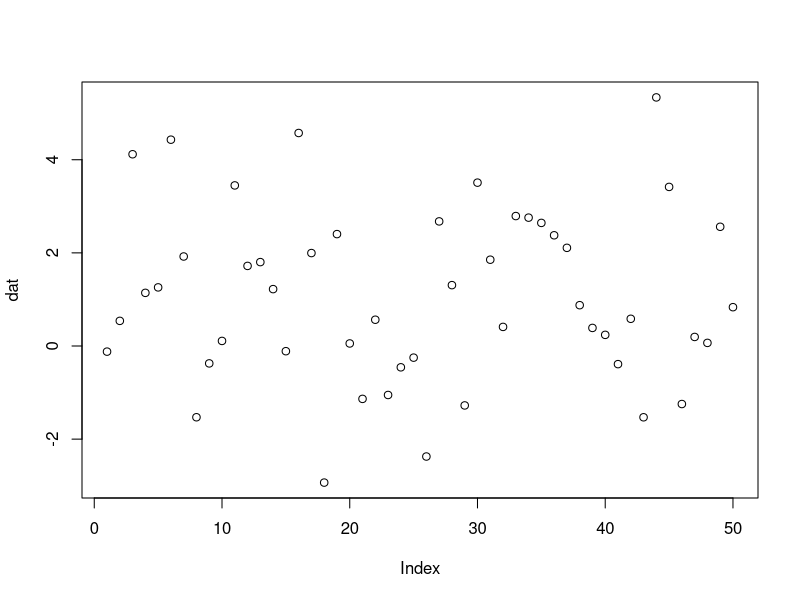
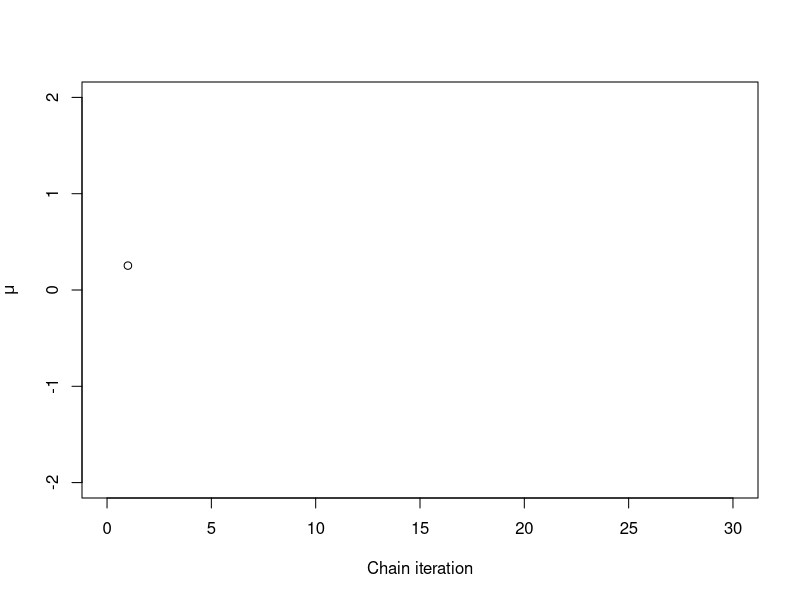
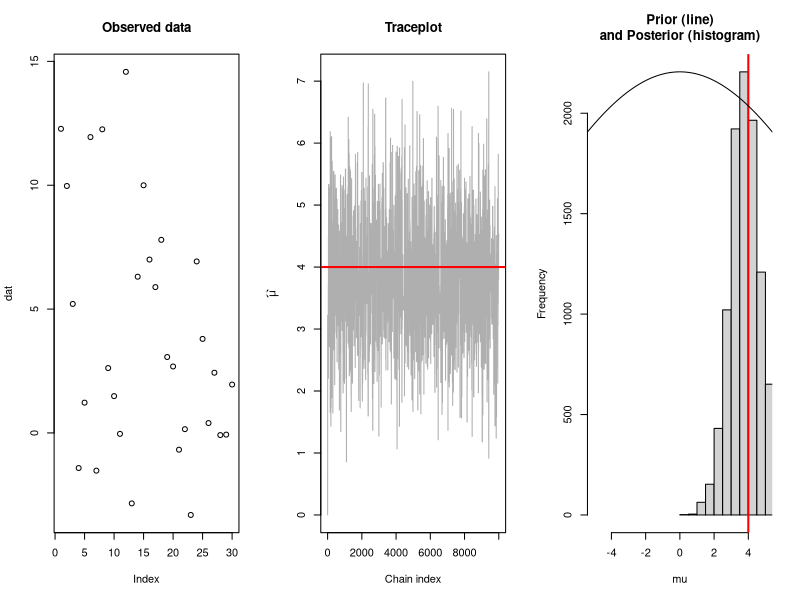

Here is the R script that generated these plots, in order:
## ---- chunk 1
knitr::opts_chunk$set(
  collapse = TRUE,
  comment = "#>",
  fig.width = 6,
  fig.asp = 0.618,
  fig.align = "center"
)
## ---- chunk 2
set.seed(123)
mu <- 1
sigma <- 2
dat <- rnorm(50, mean = mu, sd = sigma) # our simulated data
par(mfrow = c(1, 1))
plot(dat)
## ---- chunk 3
plot(1, xlim = c(0, 30), ylim = c(-2, 2), type = "n", ylab = expression(mu), 
  xlab = "Chain iteration")
jump_sd <- 1
i <- 1
previous_proposal <- 0
## ---- chunk 4
(proposal <- rnorm(1, previous_proposal, jump_sd))
# ----------------------------------------------------------------

(log_like_proposal <- sum(dnorm(dat, mean = proposal, sd = sigma, log = TRUE)))
(log_like_previous <- sum(dnorm(dat, mean = previous_proposal, sd = sigma, log = TRUE)))
# ----------------------------------------------------------------

(log_like_prior_proposal <- dnorm(proposal, mean = 0, sd = 5, log = TRUE))
(log_like_prior_previous <- dnorm(previous_proposal, mean = 0, sd = 5, log = TRUE))
# ----------------------------------------------------------------

# Combine the log-prior with the log-likelihood to get a value that is
# proportional to the posterior probability of that parameter value given the
# data:
(log_posterior_proposal <- log_like_prior_proposal + log_like_proposal)
(log_posterior_previous <- log_like_prior_previous + log_like_previous)
# ----------------------------------------------------------------

# Calculate the ratio of the proposal and previous probabilities:
# (prob_ratio <- exp(log_posterior_proposal) / exp(log_posterior_previous))
(prob_ratio <- exp(log_posterior_proposal - log_posterior_previous))
# ----------------------------------------------------------------

# If the probability ratio is > 1, then always accept the new parameter values.
# If the probability ratio is < 1, then accept the new parameter values in
# proportion to the ratio.
if (runif(1) < prob_ratio) {
  (previous_proposal <- proposal)
} else {
  (previous_proposal <- previous_proposal)
}
# ----------------------------------------------------------------

points(i, previous_proposal)
i <- i + 1 # update counter for next time
## ---- chunk 5
mcmc_example <- function(
  mu = 4, # the true mean; we will estimate this
  sigma = 5, # the true residual SD; we will assume we know this for simplicity
  .n = 30, # number of data points to simulate
  prior_mu = 0, # our prior distribution mean
  prior_mu_sd = 10, # our prior distribution SD on the mean
  # Next, the SD of our jump function.
  # Too small a value and the chain might take a
  # very long time to get to the right parameter space or might get stuck in the
  # wrong area of the parameter space.
  # Too large a value and the proposed values will be often rejected, and again,
  # the chain may get stuck and take a very long time to converge on an
  # appropriate answer.
  jump_sd = 5,
  reps = 10000 # the length of our MCMC chain
) {
  dat <- rnorm(.n, mean = mu, sd = sigma) # our simulated data

  # We will ensure that our data has exactly our specified mean.
  # (This is just to make the simulation easier to follow.)
  dat <- dat - (mean(dat) - mu)

  # A vector to hold our MCMC chain output:
  out <- vector(length = reps, mode = "numeric")

  # We'll start at an initial value of 0:
  out[1] <- 0

  # Now we'll loop through our MCMC chain:
  for (i in seq(2, length(out))) {

    # Propose a new value given the previous value and the jump SD:
    proposal <- rnorm(1, out[1], jump_sd)

    # Calculate the log-likelihood of the data given the proposed parameter value
    # and the previous parameter value:
    log_like_proposal <- sum(dnorm(dat, mean = proposal, sd = sigma, log = TRUE))
    log_like_previous <- sum(dnorm(dat, mean = out[i - 1], sd = sigma, log = TRUE))

    # Get the log-probability of the proposed and previous parameter values given
    # the prior:
    log_prior_proposal <- dnorm(proposal, mean = prior_mu, sd = prior_mu_sd, log = TRUE)
    log_prior_previous <- dnorm(out[i - 1], mean = prior_mu, sd = prior_mu_sd, log = TRUE)

    # Combine the log-prior with the log-likelihood to get a value that is
    # proportional to the posterior probability of that parameter value given the
    # data:
    log_posterior_proposal <- log_prior_proposal + log_like_proposal
    log_posterior_previous <- log_prior_previous + log_like_previous

    # Calculate the ratio of the proposal and previous probabilities:
    prob_ratio <- exp(log_posterior_proposal - log_posterior_previous)

    # If the probability ratio is > 1, then always accept the new parameter
    # values.
    # If the probability ratio is < 1, then accept the new parameter values in
    # proportion to the ratio.
    if (runif(1, min = 0, max = 1) < prob_ratio) {
      out[i] <- proposal # use the proposed parameter value
    } else {
      out[i] <- out[i - 1] # keep the previous parmaeter value
    }
  }

  par(mfrow = c(1, 3))
  plot(dat, main = "Observed data")
  plot(seq_along(out), out,
    type = "l", xlab = "Chain index",
    ylab = expression(widehat(mu)), col = "#00000050",
    main = "Traceplot"
  ) # the MCMC chain
  abline(h = mu, col = "red", lty = 1, lwd = 2) # the true mean
  hist(out,
    xlim = c(-5, 5),
    main = "Prior (line)\nand Posterior (histogram)", xlab = "mu"
  )
  abline(v = mu, col = "red", lty = 1, lwd = 2)
  xx <- seq(-10, 10, length.out = 200)
  yy <- dnorm(xx, mean = prior_mu, sd = prior_mu_sd)
  par(new = TRUE)
  plot(xx, yy,
    ylim = c(0, max(yy)), type = "l", axes = FALSE, ann = FALSE,
    xlim = c(-5, 5)
  )
  invisible(out)
}
## ---- chunk 6
mcmc_example()
